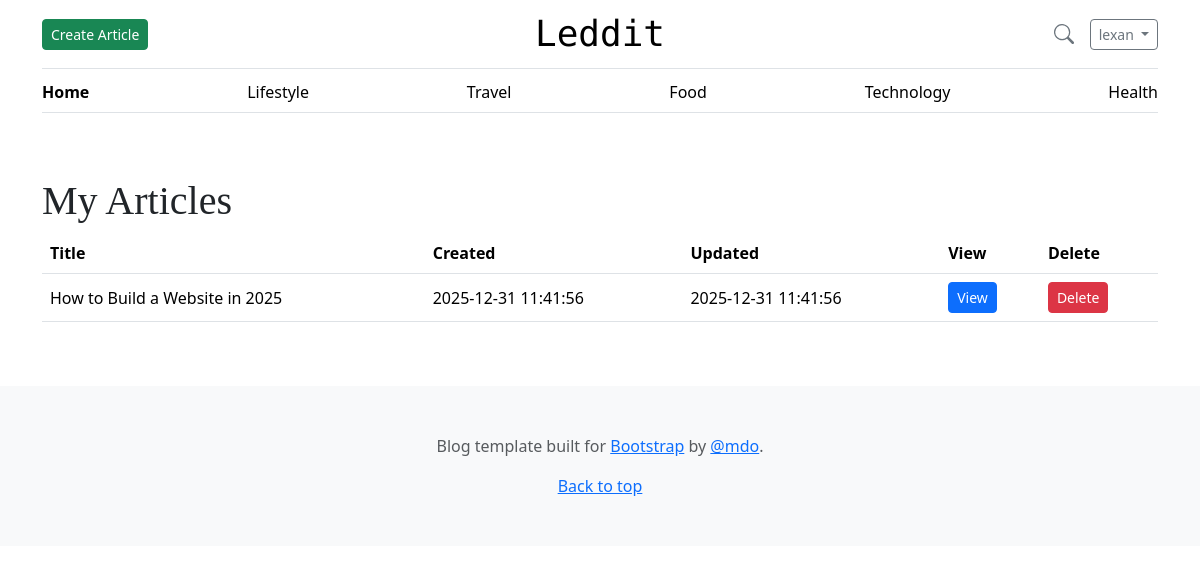
Screenshot of /articles/my_articles.php (signed in) with the database file from the repository.
### tables this page shows
CREATE TABLE articles (
      article_id INT AUTO_INCREMENT PRIMARY KEY,
      FK_user_id INT NOT NULL,
      FK_category_id INT NOT NULL,
      title VARCHAR(255) NOT NULL,
      content LONGTEXT NOT NULL,
      created_at TIMESTAMP DEFAULT CURRENT_TIMESTAMP,
      updated_at TIMESTAMP DEFAULT CURRENT_TIMESTAMP ON UPDATE CURRENT_TIMESTAMP,
      is_active BOOLEAN DEFAULT TRUE,

      FULLTEXT KEY ft_title (title),
      FULLTEXT KEY ft_content (content),

      FOREIGN KEY (FK_user_id) REFERENCES users(user_id) ON DELETE CASCADE,
      FOREIGN KEY (FK_category_id) REFERENCES categories(category_id) ON DELETE RESTRICT
);

### www/articles/my_articles.php (the view, shortened to what this page needs)
<?php
require_once("../db_access.php");
$user_id = $_SESSION["user_id_logged_in"] ?? null;
$sql = "SELECT article_id, title, created_at, updated_at
        FROM articles
        WHERE FK_user_id = ?
        AND is_active = 1
";
$stmt = $pdo->prepare($sql);
$stmt->execute([$user_id]);
$articles = $stmt->fetchAll(PDO::FETCH_ASSOC);
?>
<!DOCTYPE html>
<html lang="en">
<head>
    <?php readfile("../assets/head.html"); ?>
</head>
<body>
<?php require_once("../assets/navbar.php"); ?>
<main class="container py-5">
    <h1>My Articles</h1>
    <?php if (!$articles): ?>
        <p class="text-muted">You have not written any articles yet.</p>
    <?php else: ?>
        <table class="table align-middle">
            <thead>
                <tr>
                    <th>Title</th>
                    <th>Created</th>
                    <th>Updated</th>
                    <th>View</th>
                    <th>Delete</th>
                </tr>
            </thead>
            <tbody>
                <?php foreach ($articles as $row): ?>
                    <tr>
                        <td><?= htmlspecialchars($row["title"]) ?></td>
                        <td><?= htmlspecialchars($row["created_at"]) ?></td>
                        <td><?= htmlspecialchars($row["updated_at"]) ?></td>
                        <td>
                            <a href="article.php?id=<?= (int)$row['article_id'] ?>" class="btn btn-primary btn-sm" target="_blank">
                                View
                            </a>
                        </td>
                        <td>
                             <form method="post" action="delete_article.php" onsubmit="return confirm('Delete Article?');">
                                <button type="submit" class="btn btn-danger btn-sm">Delete</button>
                            </form>
                        </td>
                    </tr>
                <?php endforeach; ?>
            </tbody>
        </table>
    <?php endif; ?>
</main>
<?php readfile("../assets/footer.html"); ?>
</body>
</html>

### www/assets/css/blog.css (style rules this page uses)
h1, h2, h3, h4, h5, h6 { font-family: "Playfair Display", Georgia, "Times New Roman", serif; }

### rows the page displays
articles: title "How to Build a Website in 2025", created_at "2025-12-31 11:41:56", updated_at "2025-12-31 11:41:56"

### other values shown
$_SESSION["user_name_logged_in"] "lexan"
